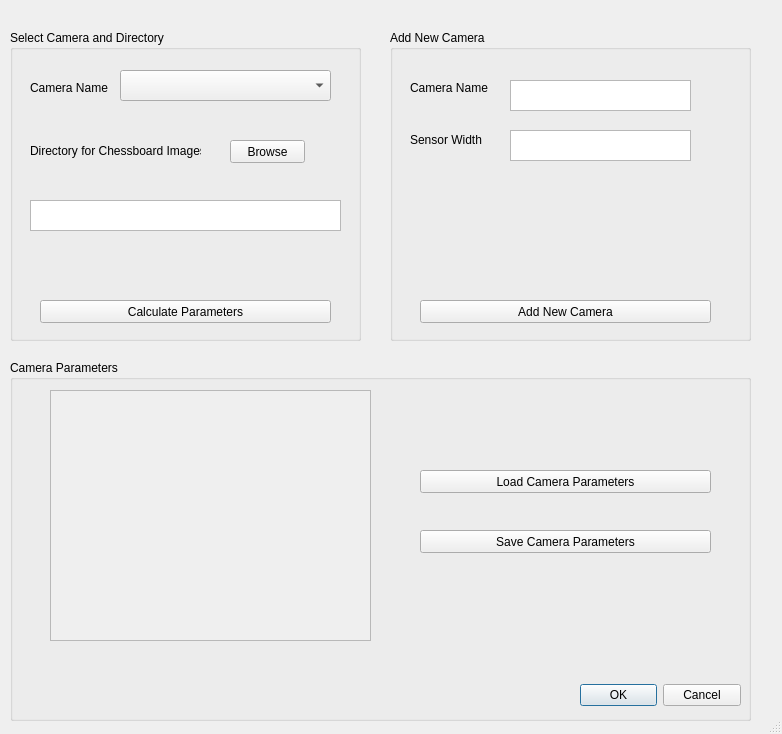
<?xml version="1.0" encoding="UTF-8"?>
<ui version="4.0">
 <class>Dialog</class>
 <widget class="QDialog" name="Dialog">
  <property name="geometry">
   <rect>
    <x>0</x>
    <y>0</y>
    <width>782</width>
    <height>734</height>
   </rect>
  </property>
  <property name="windowTitle">
   <string>Camera Calibration</string>
  </property>
  <property name="windowIcon">
   <iconset>
    <normaloff>../bin_31/bin/isro.jpg</normaloff>../bin_31/bin/isro.jpg</iconset>
  </property>
  <property name="sizeGripEnabled">
   <bool>true</bool>
  </property>
  <property name="modal">
   <bool>true</bool>
  </property>
  <widget class="QGroupBox" name="groupBox">
   <property name="geometry">
    <rect>
     <x>10</x>
     <y>30</y>
     <width>351</width>
     <height>311</height>
    </rect>
   </property>
   <property name="title">
    <string>Select Camera and Directory</string>
   </property>
   <widget class="QPushButton" name="pushButton">
    <property name="geometry">
     <rect>
      <x>30</x>
      <y>270</y>
      <width>291</width>
      <height>23</height>
     </rect>
    </property>
    <property name="styleSheet">
     <string notr="true">border-color: rgb(0, 85, 0);</string>
    </property>
    <property name="text">
     <string>Calculate Parameters</string>
    </property>
   </widget>
   <widget class="QPushButton" name="pushButton_5">
    <property name="geometry">
     <rect>
      <x>220</x>
      <y>110</y>
      <width>75</width>
      <height>23</height>
     </rect>
    </property>
    <property name="text">
     <string>Browse</string>
    </property>
   </widget>
   <widget class="QLabel" name="label">
    <property name="geometry">
     <rect>
      <x>20</x>
      <y>50</y>
      <width>81</width>
      <height>16</height>
     </rect>
    </property>
    <property name="text">
     <string>Camera Name</string>
    </property>
   </widget>
   <widget class="QLabel" name="label_2">
    <property name="geometry">
     <rect>
      <x>20</x>
      <y>110</y>
      <width>171</width>
      <height>21</height>
     </rect>
    </property>
    <property name="text">
     <string>Directory for Chessboard Images</string>
    </property>
   </widget>
   <widget class="QComboBox" name="comboBox">
    <property name="geometry">
     <rect>
      <x>110</x>
      <y>40</y>
      <width>211</width>
      <height>31</height>
     </rect>
    </property>
   </widget>
   <widget class="QPlainTextEdit" name="plainTextEdit_3">
    <property name="geometry">
     <rect>
      <x>20</x>
      <y>170</y>
      <width>311</width>
      <height>31</height>
     </rect>
    </property>
   </widget>
  </widget>
  <widget class="QGroupBox" name="groupBox_2">
   <property name="geometry">
    <rect>
     <x>390</x>
     <y>30</y>
     <width>361</width>
     <height>311</height>
    </rect>
   </property>
   <property name="title">
    <string>Add New Camera</string>
   </property>
   <widget class="QPushButton" name="pushButton_2">
    <property name="geometry">
     <rect>
      <x>30</x>
      <y>270</y>
      <width>291</width>
      <height>23</height>
     </rect>
    </property>
    <property name="text">
     <string>Add New Camera</string>
    </property>
   </widget>
   <widget class="QLabel" name="label_3">
    <property name="geometry">
     <rect>
      <x>20</x>
      <y>50</y>
      <width>91</width>
      <height>16</height>
     </rect>
    </property>
    <property name="text">
     <string>Camera Name</string>
    </property>
   </widget>
   <widget class="QLabel" name="label_4">
    <property name="geometry">
     <rect>
      <x>20</x>
      <y>100</y>
      <width>91</width>
      <height>20</height>
     </rect>
    </property>
    <property name="text">
     <string>Sensor Width</string>
    </property>
   </widget>
   <widget class="QPlainTextEdit" name="plainTextEdit_2">
    <property name="geometry">
     <rect>
      <x>120</x>
      <y>50</y>
      <width>181</width>
      <height>31</height>
     </rect>
    </property>
   </widget>
   <widget class="QPlainTextEdit" name="plainTextEdit_4">
    <property name="geometry">
     <rect>
      <x>120</x>
      <y>100</y>
      <width>181</width>
      <height>31</height>
     </rect>
    </property>
   </widget>
  </widget>
  <widget class="QGroupBox" name="groupBox_3">
   <property name="geometry">
    <rect>
     <x>10</x>
     <y>360</y>
     <width>741</width>
     <height>361</height>
    </rect>
   </property>
   <property name="title">
    <string>Camera Parameters</string>
   </property>
   <widget class="QPushButton" name="pushButton_3">
    <property name="geometry">
     <rect>
      <x>410</x>
      <y>110</y>
      <width>291</width>
      <height>23</height>
     </rect>
    </property>
    <property name="text">
     <string>Load Camera Parameters</string>
    </property>
   </widget>
   <widget class="QPushButton" name="pushButton_4">
    <property name="geometry">
     <rect>
      <x>410</x>
      <y>170</y>
      <width>291</width>
      <height>23</height>
     </rect>
    </property>
    <property name="text">
     <string>Save Camera Parameters</string>
    </property>
   </widget>
   <widget class="QPlainTextEdit" name="plainTextEdit">
    <property name="enabled">
     <bool>false</bool>
    </property>
    <property name="geometry">
     <rect>
      <x>40</x>
      <y>30</y>
      <width>321</width>
      <height>251</height>
     </rect>
    </property>
   </widget>
   <widget class="QDialogButtonBox" name="buttonBox">
    <property name="enabled">
     <bool>true</bool>
    </property>
    <property name="geometry">
     <rect>
      <x>570</x>
      <y>320</y>
      <width>161</width>
      <height>31</height>
     </rect>
    </property>
    <property name="autoFillBackground">
     <bool>false</bool>
    </property>
    <property name="styleSheet">
     <string notr="true"/>
    </property>
    <property name="orientation">
     <enum>Qt::Horizontal</enum>
    </property>
    <property name="standardButtons">
     <set>QDialogButtonBox::Cancel|QDialogButtonBox::Ok</set>
    </property>
   </widget>
  </widget>
 </widget>
 <resources>
  <include location="../tt.qrc"/>
 </resources>
 <connections>
  <connection>
   <sender>buttonBox</sender>
   <signal>accepted()</signal>
   <receiver>Dialog</receiver>
   <slot>accept()</slot>
   <hints>
    <hint type="sourcelabel">
     <x>248</x>
     <y>254</y>
    </hint>
    <hint type="destinationlabel">
     <x>157</x>
     <y>274</y>
    </hint>
   </hints>
  </connection>
  <connection>
   <sender>buttonBox</sender>
   <signal>rejected()</signal>
   <receiver>Dialog</receiver>
   <slot>reject()</slot>
   <hints>
    <hint type="sourcelabel">
     <x>316</x>
     <y>260</y>
    </hint>
    <hint type="destinationlabel">
     <x>286</x>
     <y>274</y>
    </hint>
   </hints>
  </connection>
 </connections>
</ui>
